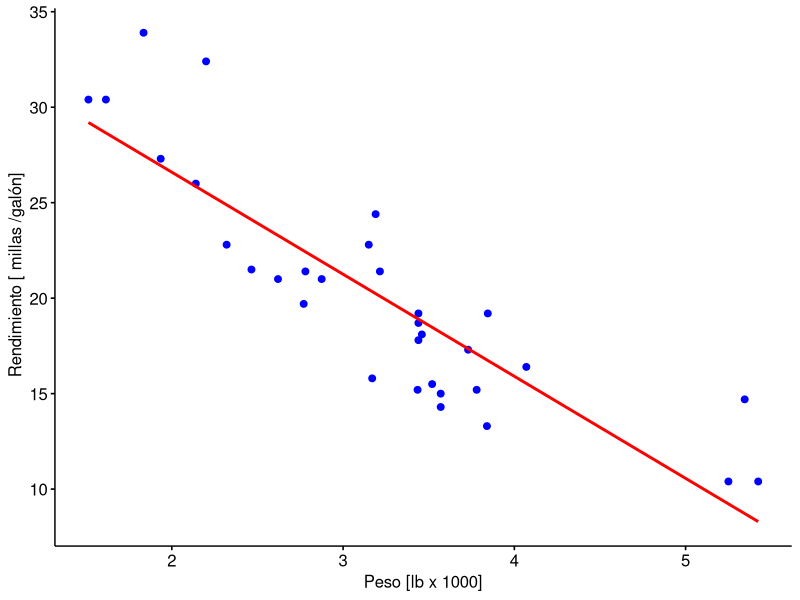
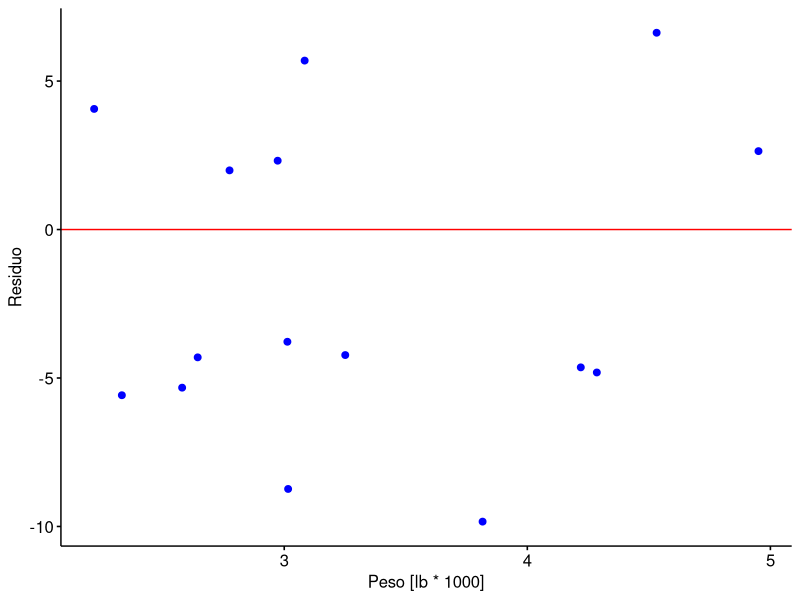

Write the R code that produced these figures, in order.
library ( ggpubr )

# Cargar los datos .
datos <- mtcars
# Ajustar modelo con R.
modelo <- lm( mpg~wt , data = datos )
print ( summary ( modelo ) )

# Graficar el modelo .
p <- ggscatter ( datos , x = "wt", y = "mpg", color = "blue", fill = "blue",xlab = " Peso [lb x 1000] ", ylab = " Rendimiento [ millas /galón]")
p <- p + geom_smooth ( method = lm , se = FALSE , colour = "red")
print ( p )

# Crear grá ficos para evaluar el modelo .
#plot ( modelo )
# Ingresar algunas instancias artificiales .
mpg <- c (23.714 , 19.691 , 19.242 , 12.430 , 10.090 , 9.565 , 18.171 , 26.492 , 7.054 ,24.447 , 15.683 , 17.403 , 13.465 , 18.850 , 29.493)

wt <- c (2.973 , 4.532 , 2.332 , 3.016 , 4.220 , 4.286 , 2.580 , 3.084 , 3.816 , 2.775 ,3.251 , 3.013 , 4.951 , 2.644 , 2.218)

nuevos <- data.frame ( mpg , wt)

# Usar el modelo para predecir el rendimiento de los nuevos y ver los
# residuos resultantes .
predicciones <- predict ( modelo , nuevos )
residuos <- nuevos$mpg - predicciones
nuevos <- data.frame ( nuevos , residuos )

r <- ggscatter ( nuevos , x = "wt", y = "residuos", color = "blue",
                 fill = "blue", xlab = " Peso [lb * 1000] ", ylab = "Residuo")

r <- r + geom_hline ( yintercept = 0 , colour = "red")
print ( r )
